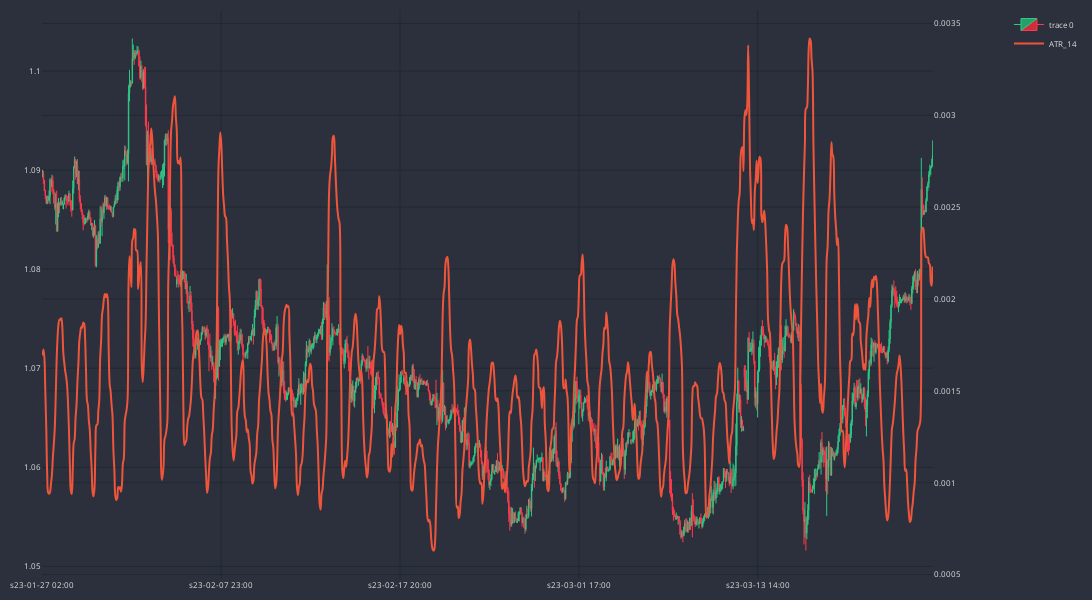

Notebook source saved alongside this figure:
### Code cell
cp = CandlePlot(df_an, candles=True)
cp.show_plot(sec_traces=['ATR_14'])

### Figure 1 — Plotly figure (JSON) as saved in the notebook; plotly's stock layout.template omitted (floating-point values rounded to 4 significant figures; data arrays with more than 128 entries replaced by an {"elided": "..."} marker saying what was removed)
{"data": [{"close": {"elided": "942 float values"}, "decreasing": {"fillcolor": "#CC2E3C", "line": {"color": "#FF3A4C"}}, "high": {"elided": "942 float values"}, "increasing": {"fillcolor": "#24A06B", "line": {"color": "#2EC886"}}, "line": {"width": 1}, "low": {"elided": "942 float values"}, "opacity": 1, "open": {"elided": "942 float values"}, "type": "candlestick", "x": {"elided": "942 str values"}}, {"line": {"shape": "spline", "width": 2}, "name": "ATR_14", "type": "scatter", "x": {"elided": "942 str values"}, "xaxis": "x", "y": {"elided": "942 float values"}, "yaxis": "y2"}], "layout": {"font": {"color": "#e1e1e1", "size": 8}, "height": 600, "margin": {"b": 10, "l": 10, "r": 10, "t": 10}, "paper_bgcolor": "#2c303c", "plot_bgcolor": "#2c303c", "width": 1400, "xaxis": {"anchor": "y", "domain": [0, 0.94], "gridcolor": "#1f292f", "nticks": 5, "rangeslider": {"visible": false}}, "yaxis": {"anchor": "x", "domain": [0, 1], "gridcolor": "#1f292f"}, "yaxis2": {"anchor": "x", "gridcolor": "#1f292f", "overlaying": "y", "side": "right"}}}
